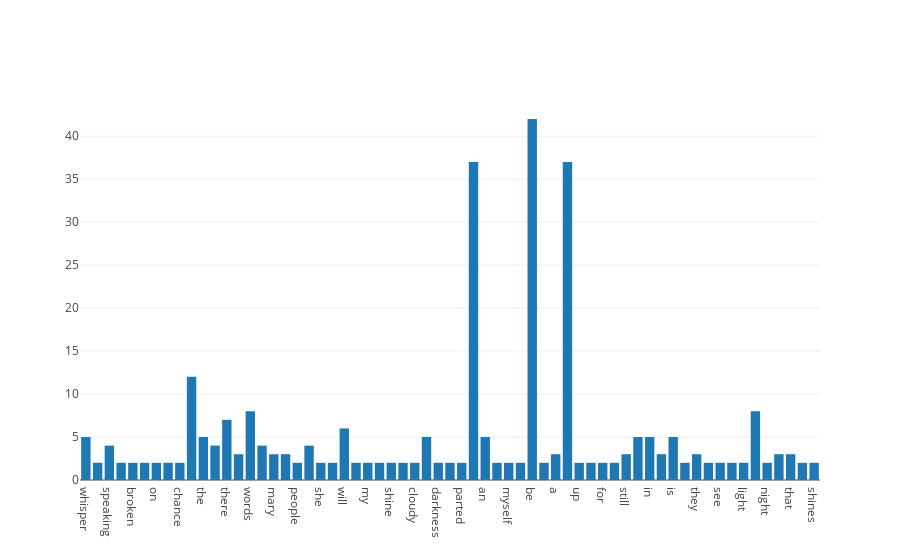

The code cell stored with this chart in its notebook:
### Code cell
plotly.offline.iplot([lyrics_trace])

### Figure 1 — Plotly figure (JSON) as saved in the notebook; plotly's stock layout.template omitted (floating-point values rounded to 4 significant figures)
{"data": [{"type": "bar", "x": ["whisper", "until", "speaking", "wake", "broken", "though", "on", "standing", "chance", "of", "the", "and", "there", "yeah", "words", "when", "mary", "i", "people", "to", "she", "agree", "will", "may", "my", "living", "shine", "find", "cloudy", "me", "darkness", "times", "parted", "it", "an", "trouble", "myself", "music", "be", "hour", "a", "let", "up", "front", "for", "right", "still", "answer", "in", "mother", "is", "world", "they", "tomorrow", "see", "hearted", "light", "wisdom", "night", "comes", "that", "sound", "shines"], "y": [5, 2, 4, 2, 2, 2, 2, 2, 2, 12, 5, 4, 7, 3, 8, 4, 3, 3, 2, 4, 2, 2, 6, 2, 2, 2, 2, 2, 2, 5, 2, 2, 2, 37, 5, 2, 2, 2, 42, 2, 3, 37, 2, 2, 2, 2, 3, 5, 5, 3, 5, 2, 3, 2, 2, 2, 2, 8, 2, 3, 3, 2, 2]}], "layout": {}}
